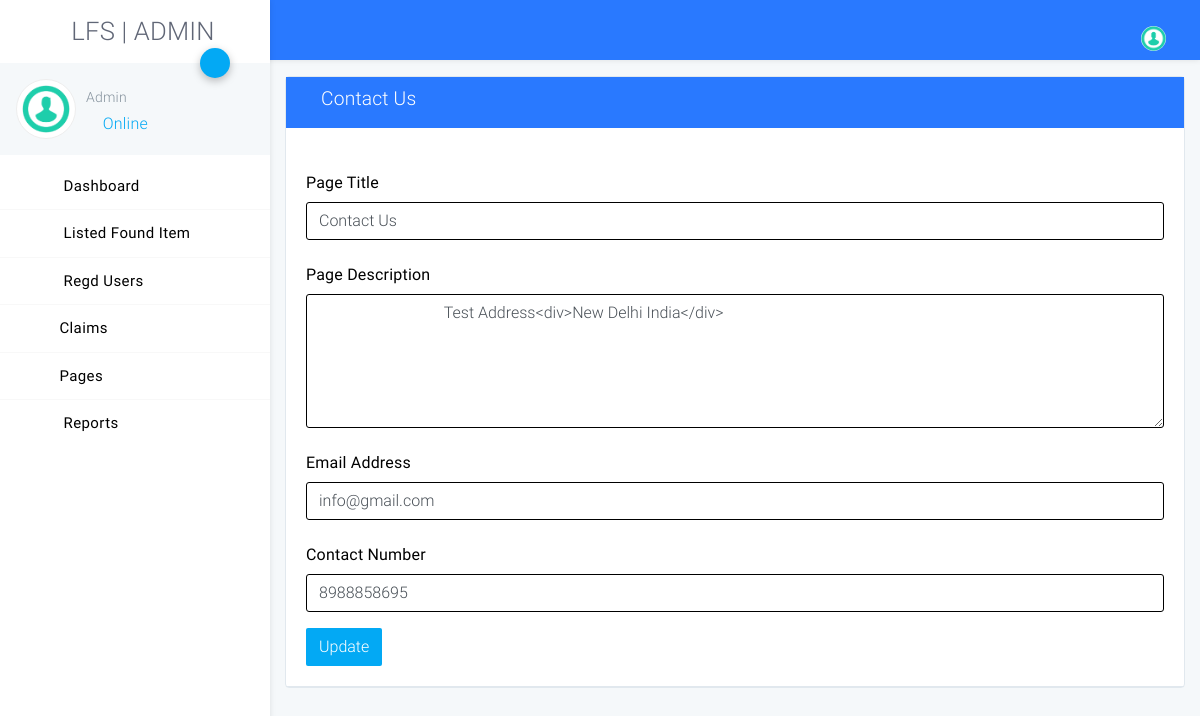
Page /admin1/contact-us.php (signed in) on the committed database.
### tables this page shows
CREATE TABLE `tblpage` (
  `ID` int(10) NOT NULL,
  `PageType` varchar(120) DEFAULT NULL,
  `PageTitle` varchar(200) DEFAULT NULL,
  `PageDescription` mediumtext DEFAULT NULL,
  `Email` varchar(120) DEFAULT NULL,
  `MobileNumber` bigint(10) DEFAULT NULL,
  `UpdationDate` timestamp NULL DEFAULT NULL ON UPDATE current_timestamp()
);

### admin1/contact-us.php (the view, shortened to what this page needs)
<?php
include('includes/dbconnection.php');
if (strlen($_SESSION['lfsaid']==0)) {
  header('location:logout.php');
  } else{
?>
<!DOCTYPE html>
<html lang="zxx">
<head>
    <link rel="stylesheet" href="assets/css/app.css">
</head>
<body class="light">
<div id="app">
<?php include_once('includes/sidebar.php');?>
<?php include_once('includes/header.php');?>
    <div class="page has-sidebar-left">
    <div class="animatedParent animateOnce">
        <div class="container-fluid my-3">
            <div class="row">
                <div class="col-md-12">
                    <div class="card">
                       <header class="blue accent-3 relative">
        <div class="container-fluid text-white">
            <div class="row p-t-b-10 ">
                <div class="col">
                    <h4>
                        <i class="icon-package"></i>
                        Contact Us
                    </h4>
                </div>
            </div>
        </div>
    </header>
                        <div class="card-body b-b">
                            <form method="post">
  <?php
$ret=mysqli_query($con,"select * from  tblpage where PageType='contactus'");
while ($row=mysqli_fetch_array($ret)) {
?>
                                <div class="form-row">
                                    <div class="form-group col-md-12">
                                        <label for="inputEmail4" class="col-form-label">Page Title</label>
                                        <input type="text" name="pagetitle" id="pagetitle" value="<?php  echo $row['PageTitle'];?>" class="form-control" required='true'>
                                    </div>
                                    <div class="form-group col-md-12">
                                        <label for="inputPassword4" class="col-form-label">Page Description</label>
                                       <textarea name="pagedes" id="pagedes" rows="5" class="form-control">
        <?php  echo $row['PageDescription'];?></textarea>
                                    </div>
                                    <div class="form-group col-md-12">
                                        <label for="inputEmail4" class="col-form-label">Email Address</label>
                                        <input type="email" name="email" id="email" value="<?php  echo $row['Email'];?>" class="form-control" required='true'>
                                    </div>
                                    <div class="form-group col-md-12">
                                        <label for="inputEmail4" class="col-form-label">Contact Number</label>
                                        <input type="text" name="mobnum" id="mobnum" value="<?php  echo $row['MobileNumber'];?>" class="form-control" required='true' maxlength="10" pattern='[0-9]+'>
                                    </div>
                                </div>
                               <?php } ?>
                                <button type="submit" name="submit" class="btn btn-primary">Update</button>
                            </form>
                        </div>
                    </div>
                </div>
            </div>
        </div>
    </div>
</div>
</div>
</body>
</html>
<?php } ?>

### admin1/includes/sidebar.php (shortened to what this page needs)
<?php
include('includes/dbconnection.php');
  ?>
<aside class="main-sidebar fixed offcanvas shadow">
    <section class="sidebar">
        <div class="w-110px mt-3 mb-3 ml-3">
 <h2 align="center"> LFS | ADMIN</h2>
        </div>
        <div class="relative">
            <a data-toggle="collapse" href="#userSettingsCollapse" role="button" aria-expanded="false"
               aria-controls="userSettingsCollapse" class="btn-fab btn-fab-sm fab-right fab-top btn-primary shadow1 ">
                <i class="icon icon-cogs"></i>
            </a>
            <div class="user-panel p-3 light mb-2">
                <div>
                    <div class="float-left image">
                        <img class="user_avatar" src="assets/img/dummy/image.png" alt="User Image">
                    </div>
                    <div class="float-left info">
                        <?php
$aid=$_SESSION['lfsaid'];
$ret=mysqli_query($con,"select AdminName from tbladmin where ID='$aid'");
$row=mysqli_fetch_array($ret);
$name=$row['AdminName'];
?>
                        <h6 class="font-weight-light mt-2 mb-1"><?php echo $name; ?></h6>
                        <a href="#"><i class="icon-circle text-primary blink"></i> Online</a>
                    </div>
                </div>
                <div class="clearfix"></div>
            </div>
        </div>
        <ul class="sidebar-menu">
            <li class="treeview"><a href="dashboard.php">
                <i class="icon icon-sailing-boat-water purple-text s-18"></i> <span>Dashboard</span>
            </a></li>
            <li class="treeview"><a href="listed-fitems.php">
                <i class="icon icon-document light-green-text s-18"></i> <span>Listed Found Item</span>
            </a>
            </li>
              <li class="treeview"><a href="total-regusers.php">
                <i class="icon icon-user purple-text s-18"></i> <span>Regd Users</span>
            </a></li>
            <li class="treeview"><a href="#"><i class="icon icon-documents3 text-blue s-18"></i>Claims<i
                    class="icon icon-angle-left s-18 pull-right"></i></a>
            </li>
            <li class="treeview"><a href="#"><i class="icon icon-documents3 text-blue s-18"></i>Pages<i
                    class="icon icon-angle-left s-18 pull-right"></i></a>
            </li>
            <li class="treeview no-b"><a href="#">
                <i class="icon icon-package light-green-text s-18"></i>
            Reports<i
                    class="icon icon-angle-left s-18 pull-right"></i>
            </a>
            </li>
        </ul>
    </section>
</aside>

### rows in the picture
tblpage: pagetitle "Contact Us", pagedes "Test Address<div>New Delhi India</div>", email "info@gmail.com", mobnum "8988858695"

### other values in the picture
$name "Admin"
